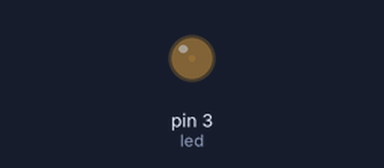
A sketch run on a simulated Arduino Uno, built with avr-gcc and run on an emulated ATmega328P. Shown: output pins drawn as LEDs (lit = HIGH).

Above: at 0.05 s.
At 2.3 s:
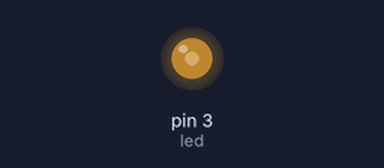
At 4.6 s:
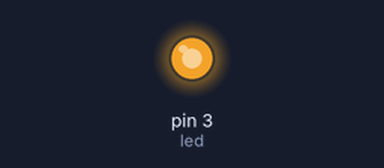
At 9.2 s:
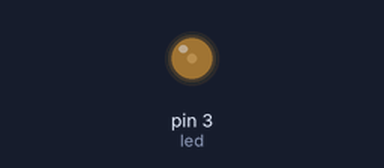
Timing chart, 0 to 13.3 s (numbered marks = the images above):
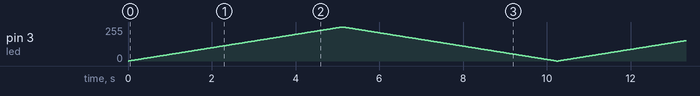

The sketch:

hello_pwm_hardware.ino
```cpp
int led=3,i;

void setup()
{
  pinMode(led,OUTPUT);
}
void loop()
{
  for(i=0;i<=255;i++)
  {
    analogWrite(led,i);
    delay(20);
  }
    for(i=255;i>=0;i--)
  {
    analogWrite(led,i);
    delay(20);
  }

}
```
